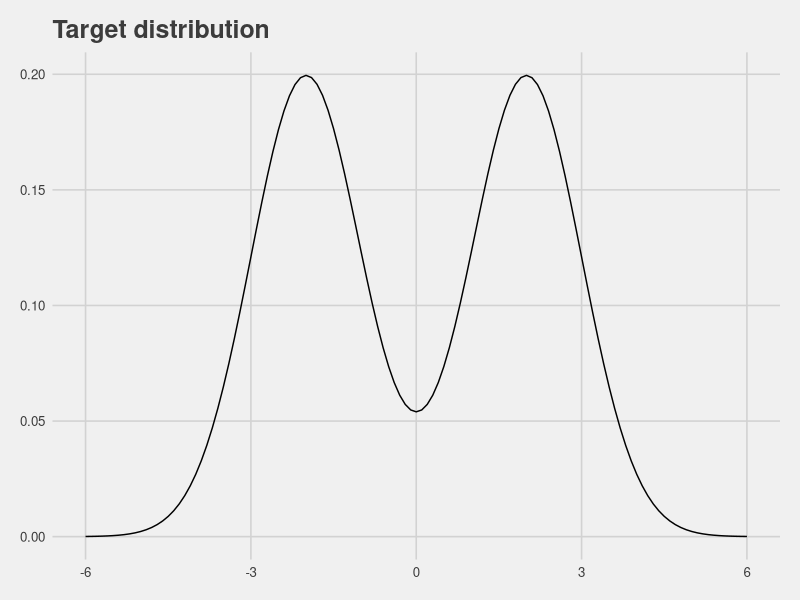
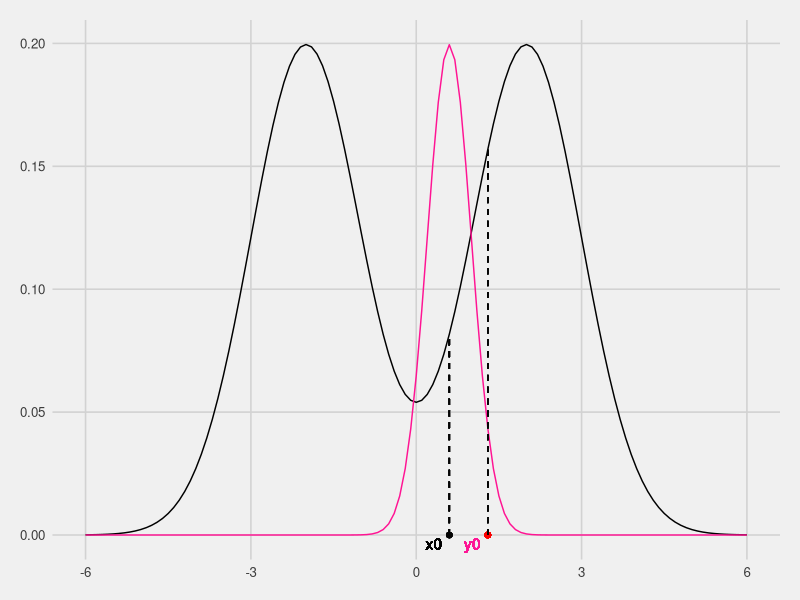
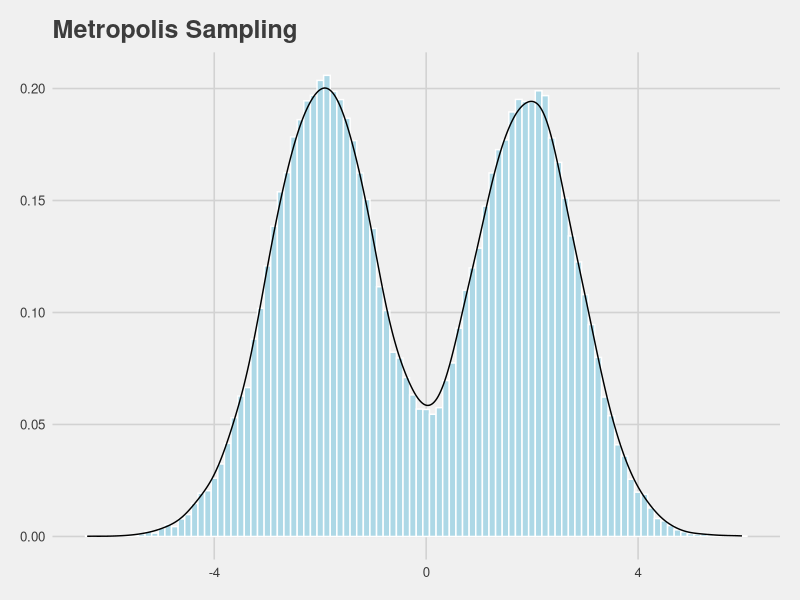

The R source for these figures, in order: (Note: this script raises an error after producing the figures.)
## ---- chunk 1
library(tidyverse)
library(ggthemes)
## ---- chunk 2
target <- function(x){
  0.5 * dnorm(x, mean = -2, sd = 1) + 0.5 * dnorm(x, mean = 2, sd = 1)
}

x_vals <- seq(-6, 6, 0.1)

t_dist <- target(x_vals)

df <- data.frame(x = x_vals, y = t_dist)
g <- ggplot(df, aes(x = x, y = y)) +
  geom_line() +
  theme_fivethirtyeight()
g + ggtitle("Target distribution")
## ---- chunk 3
x0 <- 0.6
y0 <- 1.3

prop_dist <- dnorm(x_vals, mean = x0, sd = 0.4) / 5 # to make it look good.

g +
  geom_line(aes(y = prop_dist), color = "#FF1493") +
  geom_point(x = x0,  y = 0, color = "black", alpha = 0.1) +
  geom_point(x = y0,  y = 0, color = "red") +
  geom_segment(aes(x = x0, y = 0, xend = x0, yend = target(x0)), 
               linetype = 2, color = "black", alpha = 0.1) +
  geom_segment(aes(x = y0, y = 0, xend = y0, yend = target(y0)), 
               linetype = 2, color = "black", alpha = 0.1) +
  geom_text(aes(x = x0, y = 0, label = "x0"), vjust = 1.2, hjust = 1.4) +
  geom_text(aes(x = y0, y = 0, label = "y0"), vjust = 1.2, hjust = 1.4,
            color = "#FF1493") 
## ---- chunk 4
metropolis <- function(proposal_sd, iterations){
  x <- rep(0, iterations)
  
  for (t in 2:iterations) {
    # propose new x
    y <- rnorm(1, mean = x[t - 1], sd = proposal_sd)
    
    # compute acceptance probability
    alpha <- target(y) / target(x[t - 1])
    u <- runif(1)
    
    if (u <= alpha) {
      x[t] = y
    } else{
      x[t] = x[t - 1]
    }
  }
  
  return(x)
}
## ---- chunk 5
set.seed(123)
metro_seq <- metropolis(0.4, 100000)
df <- data.frame(x = metro_seq)

ggplot(df, aes(x)) +
  geom_histogram(aes(y = ..density..), color = "white", bins = 100, fill = "lightblue" ) +
  geom_density() +
  theme_fivethirtyeight() +
  ggtitle("Metropolis Sampling")

## ---- chunk 6
plot(test, type = "l")
## ---- chunk 7
